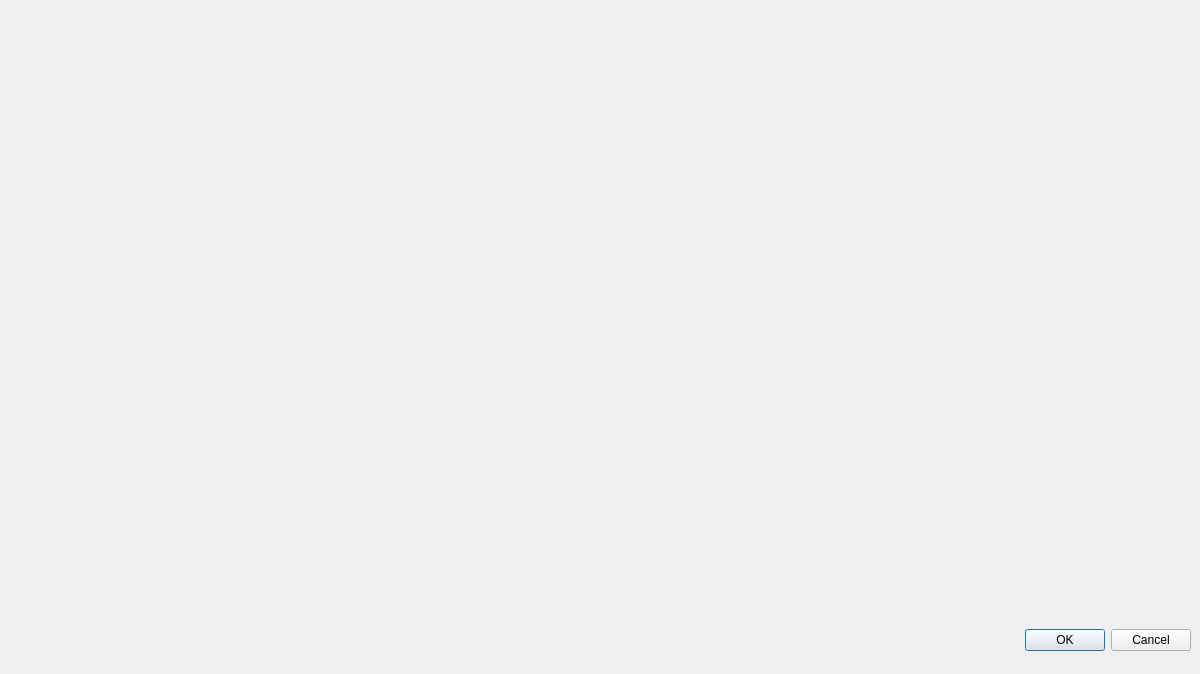
<?xml version="1.0" encoding="UTF-8"?>
<ui version="4.0">
 <class>CorrespondencesDialog</class>
 <widget class="QDialog" name="CorrespondencesDialog">
  <property name="geometry">
   <rect>
    <x>0</x>
    <y>0</y>
    <width>1200</width>
    <height>674</height>
   </rect>
  </property>
  <property name="windowTitle">
   <string>Landmarks Selection Dialog</string>
  </property>
  <widget class="QVTKOpenGLNativeWidget" name="templateWidget" native="true">
   <property name="geometry">
    <rect>
     <x>0</x>
     <y>0</y>
     <width>599</width>
     <height>600</height>
    </rect>
   </property>
   <widget class="Line" name="line">
    <property name="geometry">
     <rect>
      <x>600</x>
      <y>0</y>
      <width>2</width>
      <height>600</height>
     </rect>
    </property>
    <property name="orientation">
     <enum>Qt::Vertical</enum>
    </property>
   </widget>
  </widget>
  <widget class="QVTKOpenGLNativeWidget" name="fragmentWidget" native="true">
   <property name="geometry">
    <rect>
     <x>601</x>
     <y>0</y>
     <width>599</width>
     <height>600</height>
    </rect>
   </property>
  </widget>
  <widget class="QWidget" name="horizontalLayoutWidget">
   <property name="geometry">
    <rect>
     <x>10</x>
     <y>600</y>
     <width>1181</width>
     <height>80</height>
    </rect>
   </property>
   <layout class="QHBoxLayout" name="horizontalLayout">
    <item>
     <widget class="QDialogButtonBox" name="buttonBox">
      <property name="standardButtons">
       <set>QDialogButtonBox::Cancel|QDialogButtonBox::Ok</set>
      </property>
     </widget>
    </item>
   </layout>
  </widget>
 </widget>
 <customwidgets>
  <customwidget>
   <class>QVTKOpenGLNativeWidget</class>
   <extends>QWidget</extends>
   <header location="global">QVTKOpenGLNativeWidget.h</header>
   <container>1</container>
  </customwidget>
 </customwidgets>
 <resources/>
 <connections/>
</ui>
